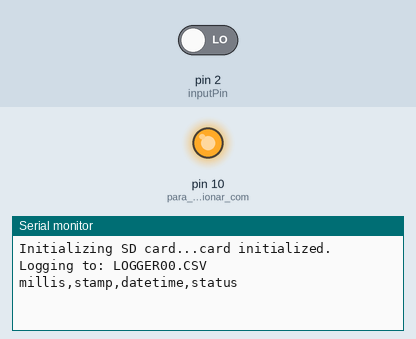
Recording of a sketch running on a simulated Arduino Uno, built with avr-gcc and run on an emulated ATmega328P. Parts: output pins drawn as LEDs (lit = HIGH), the last lines printed to the serial monitor. The inputs (shaded band) are chosen by the test bench; at power-on: pin 2 (inputPin) LOW. The local clock reads 2024-03-15 10:24:30 at power-on unless the sketch sets it; storage starts empty.

Above: at 1.2 s.
1.3 s: pin 2 (inputPin) driven HIGH
At 2.5 s:
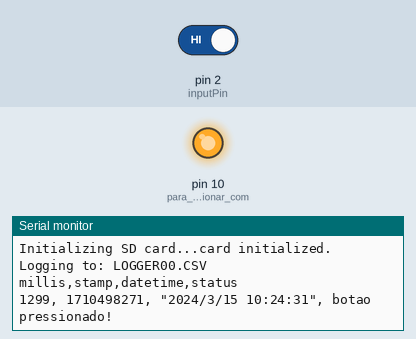
2.8 s: pin 2 (inputPin) driven LOW
At 3.9 s:
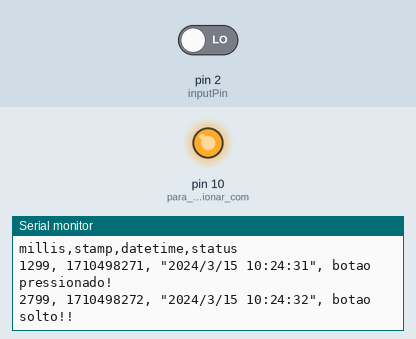

The sketch:

teste_log_1302.ino
```cpp
#include <TimeLib.h>


#include <SD.h>
#include <SPI.h>
#include <Wire.h>
#include "RTClib.h"

#include <Time.h>
#include <DS1302RTC.h>

// Set pins:  CE, IO,CLK
DS1302RTC RTC(31, 33, 35); // no MEGA, no UNO, deve-se alterar

// the last 10 reads if power is lost but it uses less power and is much faster!
#define SYNC_INTERVAL 1500 // mills between calls to flush() - to write data to the card
uint32_t syncTime = 0; // time of last sync()

#define ECHO_TO_SERIAL 1 // echo data to serial port
#define WAIT_TO_START 0 // Wait for serial input in setup()


int ledPin = 13; // choose the pin for the LED
int inputPin = 2; // choose the input pin (for PIR sensor)
int pirState = LOW; // we start, assuming no motion detected
int val = 0; // variable for reading the pin status
// for the data logging shield, we use digital pin 4 for the SD cs line
const int chipSelect = 4; // chipselect do arduino MEGA, se for UNO, deve alterar
// the logging file
File logfile; // preparação para log de informações


void error(char *str)
{
Serial.print("error: ");
Serial.println(str);
// red LED indicates error
while(1);
}


void setup(void)
{

    pinMode(10, OUTPUT); // para o mega funcionar com o Ethernet, desligar o chip enable padrão, na porta 10
    digitalWrite(10, HIGH);

Serial.begin(9600);
Serial.println();

// use debugging LEDs
#if WAIT_TO_START
Serial.println("Type any character to start");
while (!Serial.available());
#endif //WAIT_TO_START

// initialize the SD card
Serial.print("Initializing SD card...");

// make sure that the default chip select pin is set to
// output, even if you don't use it:
pinMode(10, OUTPUT);

// see if the card is present and can be initialized:
if (!SD.begin(chipSelect)) {
error("Card failed, or not present");
}
Serial.println("card initialized.");
// create a new file
char filename[] = "LOGGER00.CSV";

for (uint8_t i = 0; i < 100; i++) {
  filename[6] = i/10 + '0';
  filename[7] = i%10 + '0';

if (! SD.exists(filename)) {
// only open a new file if it doesn't exist
logfile = SD.open(filename, FILE_WRITE);
break; // leave the loop!
}
}
if (! logfile) {
error("couldnt create file");
}
Serial.print("Logging to: ");
Serial.println(filename);
// connect to RTC
Wire.begin();
if (!RTC.writeEN()) { //lê o estado do RTC - relógio
logfile.println("RTC failed");
#if ECHO_TO_SERIAL
Serial.println("RTC failed");
#endif //ECHO_TO_SERIAL
}
logfile.println("millis,stamp,datetime,status");
#if ECHO_TO_SERIAL
Serial.println("millis,stamp,datetime,status");
#endif //ECHO_TO_SERIAL
}


void loop(void)
{
val = digitalRead(inputPin); // read input value
if (val == HIGH) { // check if the input is HIGH
digitalWrite(ledPin, HIGH); // turn LED ON
if (pirState == LOW) {
// we have just turned on
logData();
Serial.print(", ");
Serial.println("botao pressionado!");
logfile.print(", ");
logfile.println("botao solto!!");
logfile.flush();
// We only want to print on the output change, not state
pirState = HIGH;
}
}
else {
digitalWrite(ledPin, LOW); // turn LED OFF
if (pirState == HIGH){
logData();
// we have just turned of
Serial.print(", ");
Serial.println("botao solto!!");
logfile.print(", ");
logfile.println("botao solto!!");
logfile.flush();
// We only want to print on the output change, not state
pirState = LOW;
}
}
}

void logData(){
DateTime now;
// log milliseconds since starting
uint32_t m = millis();
logfile.print(m); // milliseconds since start
logfile.print(", ");
#if ECHO_TO_SERIAL
Serial.print(m); // milliseconds since start
Serial.print(", ");
#endif
now = RTC.get(); // o get é da biblioteca do RTC 1302, pega o horário atual
// log time
logfile.print(now.unixtime()); // seconds since 1/1/1970
logfile.print(", ");
logfile.print('"');
logfile.print(now.year(), DEC);
logfile.print("/");
logfile.print(now.month(), DEC);
logfile.print("/");
logfile.print(now.day(), DEC);
logfile.print(" ");
logfile.print(now.hour(), DEC);
logfile.print(":");
logfile.print(now.minute(), DEC);
logfile.print(":");
logfile.print(now.second(), DEC);
logfile.print('"');
#if ECHO_TO_SERIAL
Serial.print(now.unixtime()); // seconds since 1/1/1970
Serial.print(", ");
Serial.print('"');
Serial.print(now.year(), DEC);
Serial.print("/");
Serial.print(now.month(), DEC);
Serial.print("/");
Serial.print(now.day(), DEC);
Serial.print(" ");
Serial.print(now.hour(), DEC);
Serial.print(":");
Serial.print(now.minute(), DEC);
Serial.print(":");
Serial.print(now.second(), DEC);
Serial.print('"');
#endif //ECHO_TO_SERIAL
}
```

Measured:
- after the input at 1.3 s, the serial monitor: prints a new line at once (image 1)
- after the input at 2.8 s, the serial monitor: prints a new line at once (image 2)
